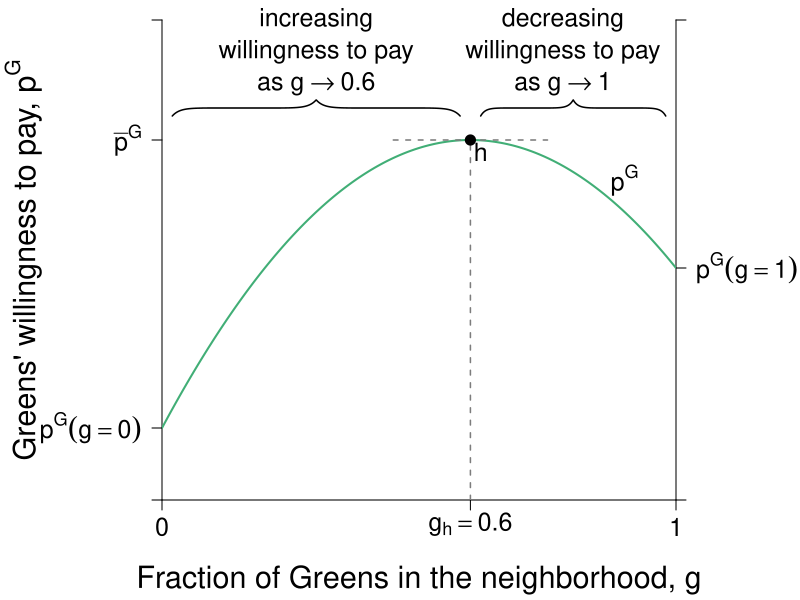

Source code (R):
#Graph Designer: Simon Halliday
#Authors: Bowles, Foley and Halliday
#Title: Coordination, Conflict and Competition: A Text in Microeconomics

library(shape)
library(pBrackets)
pdf(file = "indmarketdemand/segregation_initial.pdf", width = 8, height = 6)

#Set parameters for graphics
namesize <- 1.3
pointsize <- 1.8
axislabelsize <- 1.8
labelsize <- 1.5
namesize <- 1.8
annotatesize <- 1.5
graphlinewidth <- 2
segmentlinewidth <- 1.5

COL <- c("#7fc97f", "#beaed4", "#fdc086", "#ffff99", "#386cb0", "#f0027f", "#bf5b17", "#666666")
COLA <- c("#e0f3db", "#99d8c9","#66c2a4","#41ae76", "#238b45", "#005824")
COLB <- c("#c6dbef", "#4eb3d3", "#2b8cbe", "#0868ac","#084081")
Grays <- gray.colors(25, start =1, end = 0)

#Edited the margins to cater for the larger LHS labels
par(mar =  c(5, 8.1, 1, 6.2))

GreenPrice <- function(f, delta = 0.1, p = 0.1) {
  (1/2)*(f - delta)  - (1/2)*(f - delta)^2 + p 
}

BluePrice <- function(f, delta = 0.1, p = 0.1) {
  (1/2)*(f + delta)  - (1/2)*(f + delta)^2 + p
}

xlims <- c(0, 1)
ylims <- c(0, 0.3)

npts <- 501 
d1 <- seq(xlims[1], xlims[2], length.out = npts)
f1 <- seq(ylims[1], ylims[2], length.out = npts) 
a <- c(0.0625)

plot(0, 0, xlim = xlims, ylim = ylims, type = "n",
     xlab = expression(paste("")),
     ylab = expression(paste("")), 
     xaxt = "n", 
     yaxt = "n", 
     cex.lab = axislabelsize, 
     bty = "n", 
     xaxs="i", 
     yaxs="i"
)


# ticksy <- seq(from = 0, to = ylims[2], by = 0.1)
# ylabels <- seq(from = 0, to = ylims[2], by = 0.1)
# ticksx <- seq(from = 0, to = xlims[2], by = 0.1)
# xlabels <- seq(from = 0, to = xlims[2], by = 0.1)
ticksy <- c(ylims[1], GreenPrice(f = 0), GreenPrice(f = 0.6), ylims[2])
ylabels <- c(NA, expression(paste(p^G*(g == 0))), expression(paste(bar(p)^G)), NA)
ticksx <- c(xlims[1], 0.6, xlims[2])
xlabels <- c(0, expression(paste(g[h] == 0.6 )), 1)
ticksy2 <- c(ylims[1], GreenPrice(f = 1), ylims[2])
ylabels2 <- c(NA, expression(paste(p^G*(g == 1))), NA)

axis(1, at = ticksx, pos = 0, labels = xlabels, cex.axis = labelsize)
axis(2, at = ticksy, pos = 0, labels = ylabels, las = 1, cex.axis = labelsize)
axis(4, at = ticksy2, pos = 1, labels = ylabels2, las = 1, cex.axis = labelsize)

npts <- 503 
xx1 <- seq(xlims[1], xlims[2], length.out = npts)
xx2 <- seq(xlims[1], 0.6, length.out = npts)
xx3 <- seq(0.6, xlims[2], length.out = npts)

# #Polygon 1
# xpoly1 <- c(xx2, 0.6, 0, 0)
# ypoly1 <- c(GreenPrice(xx2), 0, 0, GreenPrice(0))
# polygon(x = xpoly1, y = ypoly1, col=COLA[1], density=NULL, border = NA)

#Polygon 2
# xpoly2 <- c(xx3, 1, 1, 0.6)
# ypoly2 <- c(GreenPrice(xx3), GreenPrice(1), 0, 0)
# polygon(x = xpoly2, y = ypoly2, col=COLB[1], density=NULL, border = NA)


#Draw the graphs
lines(xx1, GreenPrice(xx1), col = COLA[4], lwd = graphlinewidth)
#lines(xx1, BluePrice(xx1), col = COLB[4], lwd = graphlinewidth)

#Axis labels
#mtext(expression(paste("Fraction of Greens in the neighborhood, ", f)), side = 1, line = 2.5, cex = axislabelsize)
text(0.5*xlims[2], -0.05,  expression(paste("Fraction of Greens in the neighborhood, ", g)), xpd = TRUE, cex = axislabelsize) 
text(-0.27, 0.5*(ylims[2]), expression(paste("Greens' willingness to pay, ", p^G)), xpd = TRUE, cex = axislabelsize, srt = 90) 

#Segments and labeled points on the graphs
# segments(0.5, 0, 0.5, GreenPrice(f = 0.5), lty = 2, col = grays[20] , lwd = segmentlinewidth)
# points(0.5, GreenPrice(f = 0.5), pch = 16, col = "black", cex = 1.5)
# text(0.5, GreenPrice(f = 0.5) + 0.01, expression(paste(e)), cex = labelsize)
# 
# segments(0.4, 0, 0.4, BluePrice(f = 0.4), lty = 2, col = grays[20] , lwd = segmentlinewidth)
# points(0.4, BluePrice(f = 0.4), pch = 16, col = "black", cex = 1.5)
# points(0.4, GreenPrice(f = 0.4), pch = 16, col = "black", cex = 1.5)
# text(0.4-0.02, BluePrice(f = 0.4) - 0.0075, expression(paste(a)), cex = labelsize)
# text(0.4+0.02, GreenPrice(f = 0.4) - 0.005, expression(paste(b)), cex = labelsize)
# 

segments(0.45, GreenPrice(f = 0.6), 0.75, GreenPrice(f = 0.6), lty = 2, col = grays[20] , lwd = segmentlinewidth)
segments(0.6, 0, 0.6, GreenPrice(f = 0.6), lty = 2, col = grays[20] , lwd = segmentlinewidth)
points(0.6, GreenPrice(f = 0.6), pch = 16, col = "black", cex = 1.5)
#text(0.6 - 0.02, BluePrice(f = 0.6) - 0.005, expression(paste(d)), cex = labelsize)
text(0.6 + 0.02, GreenPrice(f = 0.6) - 0.0075, expression(paste(h)), cex = labelsize)

#Label graphs
text(0.9, GreenPrice(f = 0.9) + 0.02, expression(paste(p^G)), cex = labelsize)

#Explain the dynamics
text(0.3, 0.3, expression(paste("increasing")), cex = labelsize, xpd = TRUE)
text(0.3, 0.28, expression(paste("willingness to pay")), cex = labelsize)
text(0.3, 0.26, expression(paste("as ", g %->% 0.6)), cex = labelsize)
#Arrows(0.05, 0.24, 0.55, 0.24, col = "black", code = 2, lty = 1, lwd = 2, arr.type = "triangle", arr.lwd = 0.5)

text(0.78, 0.3, expression(paste("decreasing")), cex = labelsize, xpd = TRUE)
text(0.78, 0.28, expression(paste("willingness to pay")), cex = labelsize)
text(0.78, 0.26, expression(paste("as ", g %->% 1)), cex = labelsize)

brackets(0.02, 0.24, 0.58, 0.24, h = 0.01,  ticks = 0.5, curvature = 0.5, type = 1,
         col = 1, lwd = segmentlinewidth, lty = 1, xpd = TRUE)

brackets(0.62, 0.24, 0.98, 0.24, h = 0.01, ticks = 0.5, curvature = 0.5, type = 1,
         col = 1, lwd = segmentlinewidth, lty = 1, xpd = TRUE)

#Arrows(0.65, 0.24, 0.95, 0.24, col = "black", code = 2, lty = 1, lwd = 2, arr.type = "triangle", arr.lwd = 0.5)


dev.off()
